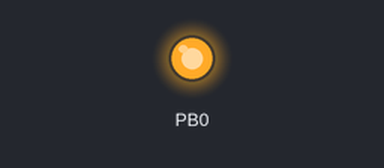
Recording of a program running on a simulated ATmega328P, built with avr-gcc and emulated at 16 MHz. On the bench: output pins drawn as LEDs (lit = HIGH).

Above: at 0.05 s.
At 3.5 s:
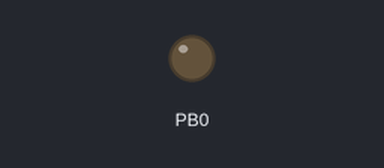
Timing chart, 0 to 4.1 s (numbered marks = the images above):
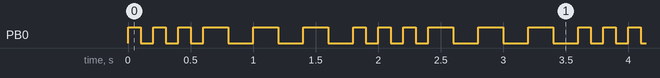

Measured:
- by itself, PB0: repeats every 1.8 s: 2 × (LOW 0.10 s, HIGH 0.10 s), LOW 0.10 s, 3 × (HIGH 0.20 s, LOW 0.20 s), HIGH 0.10 s
- by itself, everything shown: repeats every 1.8 s, in 12 steps

The program:

main.c
```c
#include <avr/io.h>
#define F_CPU 16000000UL
#include <util/delay.h>

int main(void)
{
    DDRB = DDRB | 0b00000001 ;


    while (1)
    {
		for (int i=0;i<3;i++)
		{PORTB = PORTB | 0b00000001 ;
			_delay_ms(100);
			PORTB = PORTB & 0b11111110;
			_delay_ms(100);
		}
		for (int i=0;i<3;i++)
		{PORTB = PORTB | 0b00000001 ;
			_delay_ms(200);
			PORTB = PORTB & 0b11111110;
			_delay_ms(200);
		}
    }
}
```
